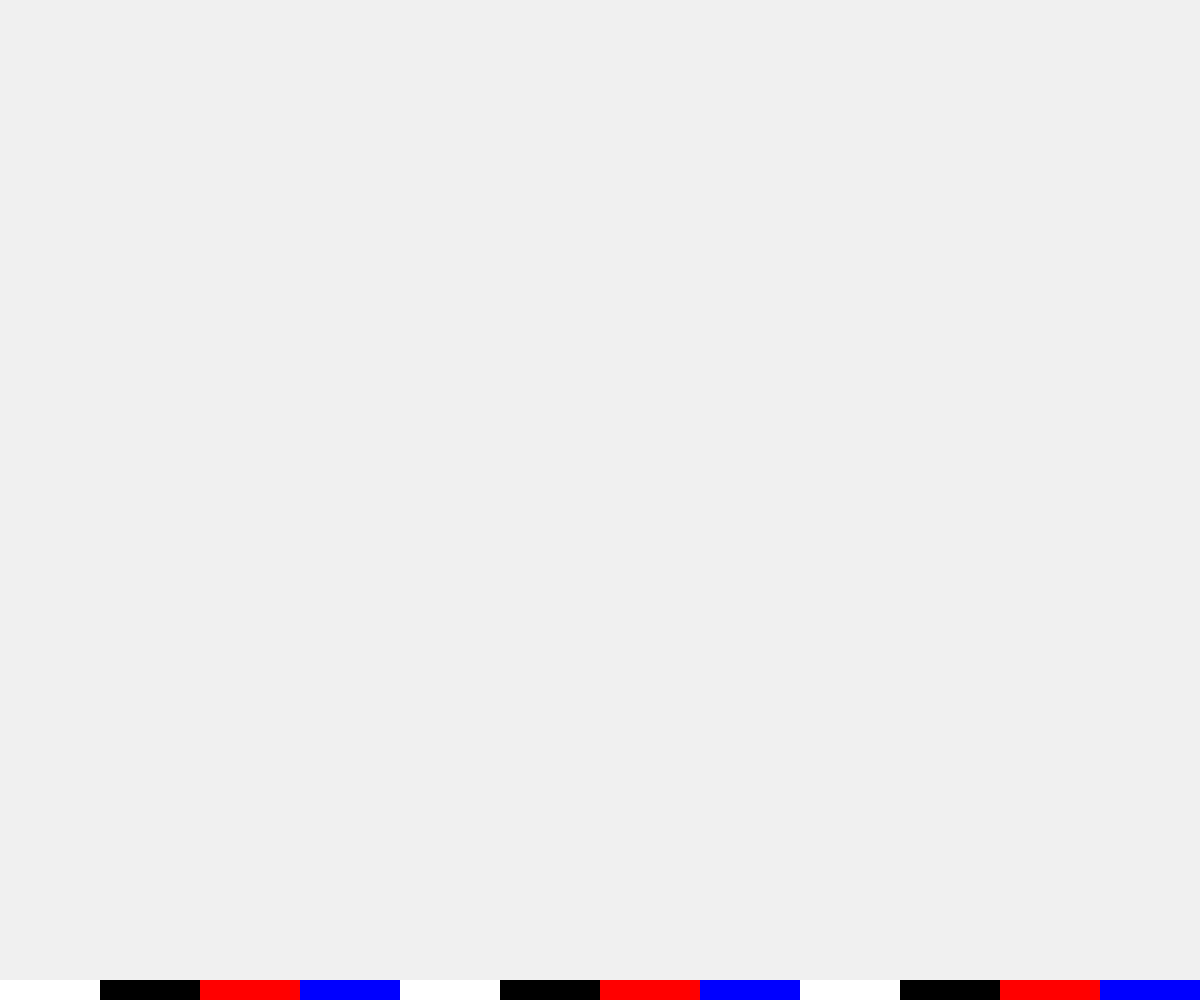
Frame 1 (no input)
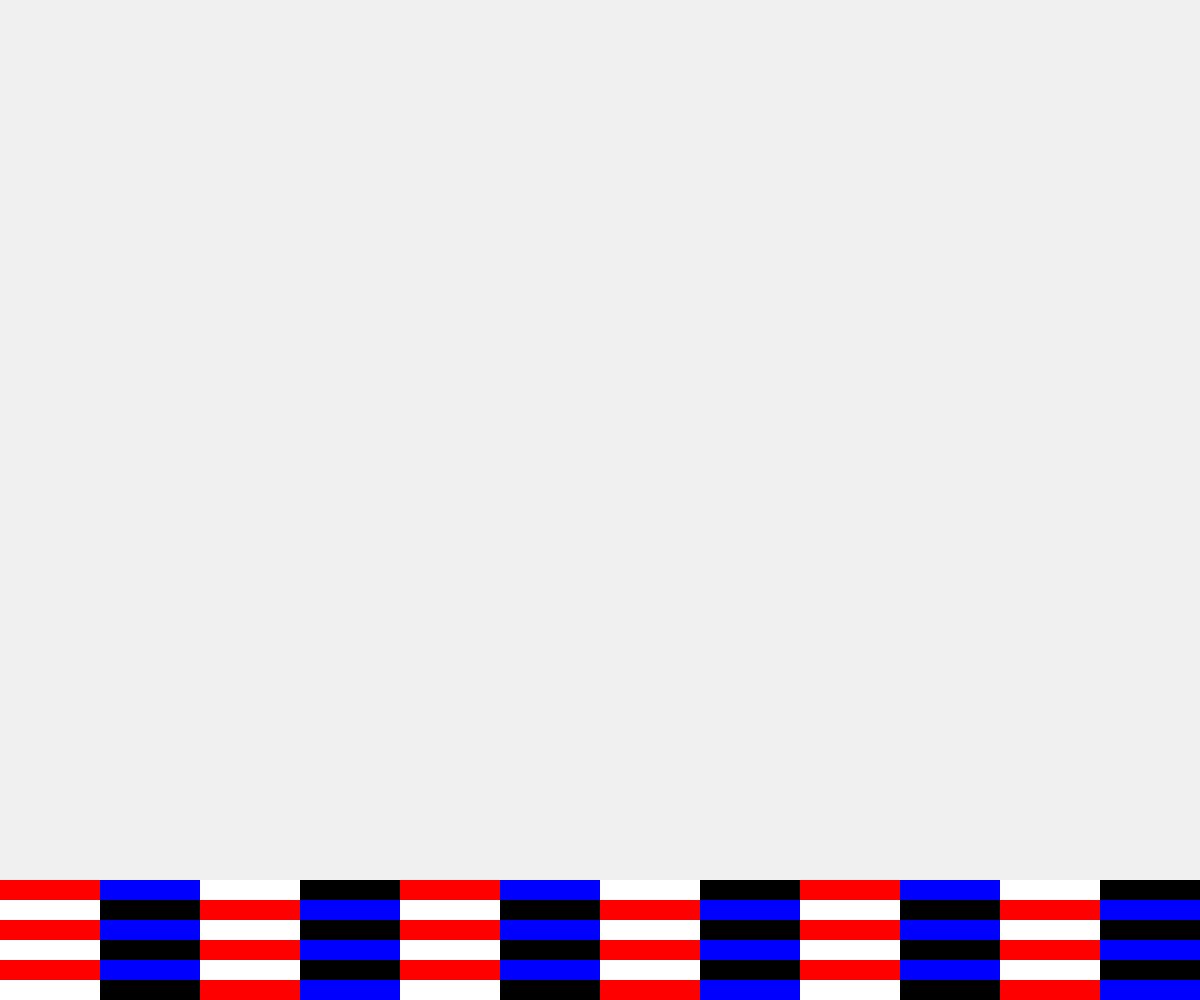
Frame 60 (no input)
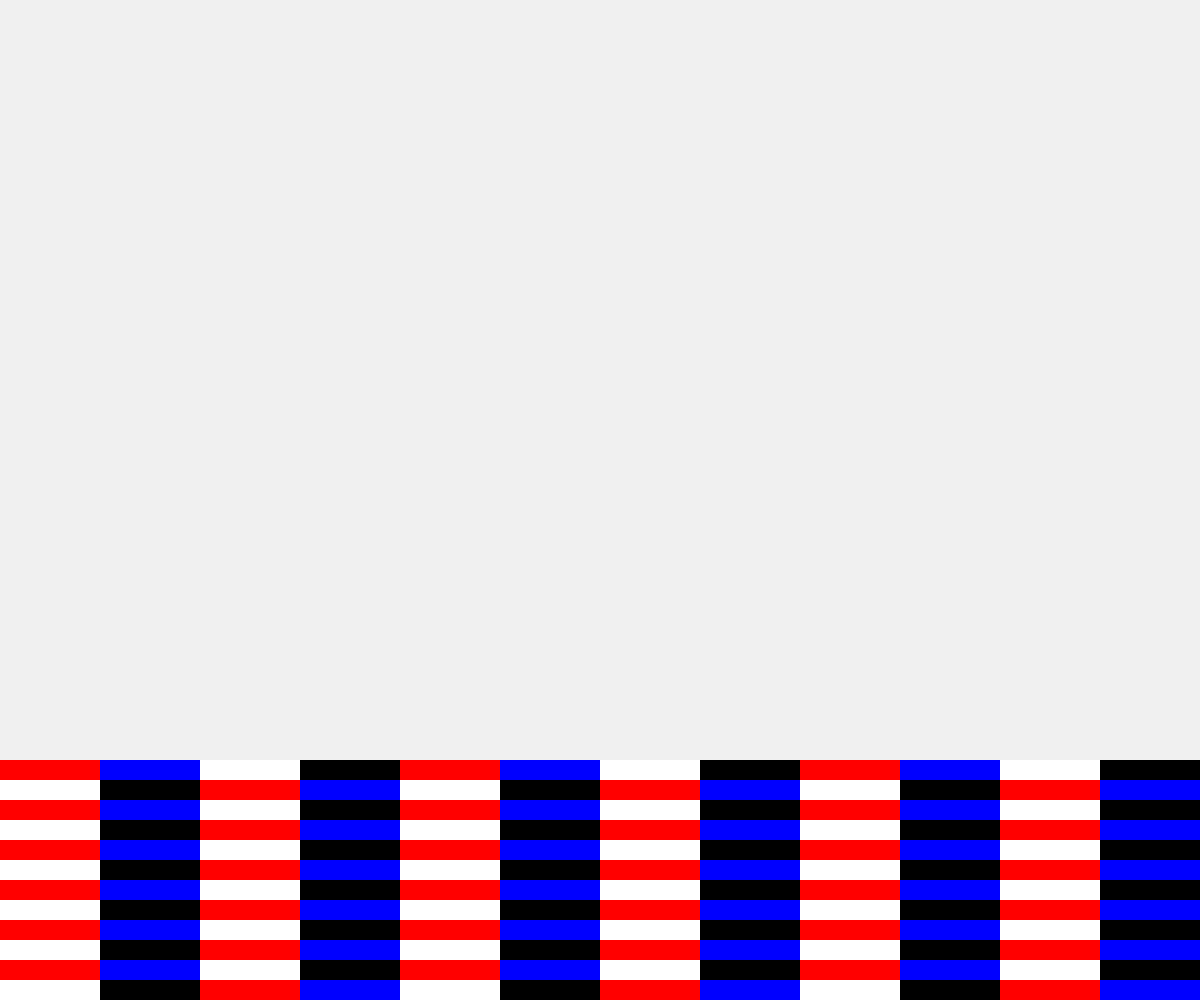
Frame 120 (the mouse pressed at the canvas centre since frame 60)

The p5.js sketch that drew these frames (run headless with seeded random() and noise() and a simulated clock; from frame 60 on, the mouse is pressed at the canvas centre):

// p5.js sketch
// ── sketch.js
let stitches = [];
let stripeHeight = 0;
const STITCH_HEIGHT = 20;
const PATTERN_WIDTH = 100;
const COLORS = [
  [255, 255, 255], // white
  [0, 0, 0],       // black
  [255, 0, 0],     // red
  [0, 0, 255]      // blue
];

function setup() {
  createCanvas(windowWidth, windowHeight);
  frameRate(30);
  
  // Initialize the bottom stripe
  stripeHeight = STITCH_HEIGHT;
  for (let i = 0; i < width / PATTERN_WIDTH; i++) {
    stitches.push({
      x: i * PATTERN_WIDTH,
      y: height - STITCH_HEIGHT,
      colorIndex: i % COLORS.length,
      active: true
    });
  }
}

function draw() {
  background(240);
  
  // Draw the growing fabric strip
  fill(255);
  noStroke();
  rect(0, height - stripeHeight, width, stripeHeight);
  
  // Update and draw stitches
  for (let i = 0; i < stitches.length; i++) {
    let stitch = stitches[i];
    
    if (stitch.active) {
      fill(COLORS[stitch.colorIndex][0], 
           COLORS[stitch.colorIndex][1], 
           COLORS[stitch.colorIndex][2]);
      
      // Draw the stitch as a rectangle
      rect(stitch.x, stitch.y, PATTERN_WIDTH, STITCH_HEIGHT);
    }
  }
  
  // Add new row of stitches at the bottom
  if (frameCount % 10 === 0) {
    stripeHeight += STITCH_HEIGHT;
    
    // Create new row
    let newRow = [];
    for (let i = 0; i < width / PATTERN_WIDTH; i++) {
      newRow.push({
        x: i * PATTERN_WIDTH,
        y: height - stripeHeight,
        colorIndex: (i + frameCount) % COLORS.length,
        active: true
      });
    }
    
    // Add new stitches to the array
    stitches = stitches.concat(newRow);
    
    // Keep only visible stitches
    if (stitches.length > 1000) {
      stitches = stitches.slice(stitches.length - 1000);
    }
  }
}

function windowResized() {
  resizeCanvas(windowWidth, windowHeight);
}
